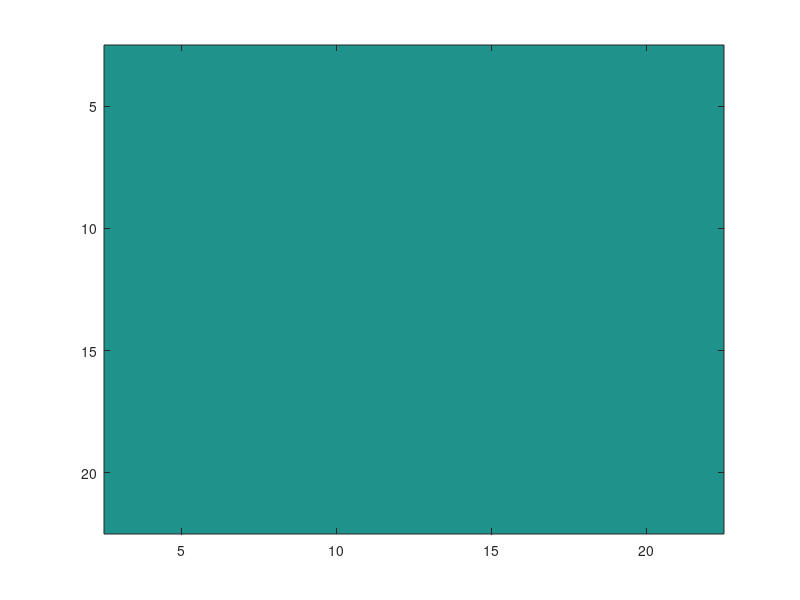

The MATLAB source for this figure: (Note: this script raises an error after producing the figure.)

% For a specified frequency band, loops through all sessions and counts the 
% number of times the p value for coherence or granger passes (< 0.05) for 
% all channel pairs. Heatmap is generated to visualize the spatial
% distribution of the channel pairs that significantly modulated by context 

%% Define data

Frequency_Band  = 'beta';               % 'theta', 'alpha', 'beta', 'gamma', 'highGamma'
Statistic       = 'Coherence';             % 'Granger' or 'Coherence'
animals         = {'MrCassius'};         % 'MrCassius' and/or 'MrM'

rootdir  = 'D:\03_Cohen_Lab\01_Top_Down_Coherence_Project\00_DATA\zz_MetaData\2024_07_24_Analysis';
sessions = dir(fullfile(rootdir, '19*'));

if strcmp(Statistic, 'Coherence')
    ChanPair_Array_Coh    = zeros(20,20);   % used to store passing p-value count for coherence
elseif strcmp(Statistic, 'Granger')
    ChanPair_Array_PFC_AC = zeros(20,20);   % used to store passing p-value count for granger (bidirectional)
    ChanPair_Array_AC_PFC = zeros(20,20);
end

for i = 1:length(sessions)

    RecDate = sessions(i).name;

    for j = 1:length(animals)

        Animal = animals{j};
        Epoch  = 'testToneOnset';   % Epoch  = 'testToneOnset'; 'preCueOnset'

        if exist(fullfile(rootdir, RecDate, Animal), 'dir') % if the session has the animal (one animal per session)
            if strcmp(Statistic, 'Coherence')
                files = dir(fullfile(rootdir, RecDate, Animal, extractBefore(Epoch, 'Onset'), ['*' Frequency_Band '*Coh_data.mat']));
            elseif strcmp(Statistic, 'Granger')
                files = dir(fullfile(rootdir, RecDate, Animal, extractBefore(Epoch, 'Onset'), ['*' Frequency_Band '*Granger_data.mat']));
            end
        else
            continue;
        end

        if ~isempty(files)
            fprintf('Processing session %s: ', num2str(RecDate));
        end
        p_count = 0;
        for k = 1:length(files) % runs if there are any processed channel pairs in given frequency band
        
            file_name = files(k).name;

            % pull channel pair info from file name
            tokens = regexp(file_name, '(.*?)_', 'tokens');
            if isempty(tokens)
                continue;
            end

            Send_Cort   = tokens{4}{1}; 
            Send_Num    = tokens{5}{1};
            Rec_Cort    = tokens{6}{1};
            Rec_Num     = tokens{7}{1};

            Send_Chan   = [Send_Cort '_' Send_Num];
            Rec_Chan    = [Rec_Cort '_' Rec_Num];

            % pull all present data files for channel pair
            if strcmp(Statistic, 'Coherence')
                channel_files = dir(fullfile(rootdir, RecDate, Animal, extractBefore(Epoch, 'Onset'), [extractBefore(file_name, 'Coh') '*']));
            elseif strcmp(Statistic, 'Granger')
                channel_files = dir(fullfile(rootdir, RecDate, Animal, extractBefore(Epoch, 'Onset'), [extractBefore(file_name, 'Granger') '*']));
            end

            % check if Maris statistical test has been run on the channel pair yet (pair can have Coh_data/Granger_data file without
            % having statistical test results stored in that file since RunMaris_v3.m appends data from statistical test)
            if length(channel_files) ~= 15      % number of files for a channel pair is 15 after Maris runs
                continue;
            end
            
            % load p value of frequency band
            datadir = fullfile(rootdir, RecDate, Animal, extractBefore(Epoch, 'Onset'), file_name);

            if strcmp(Statistic, 'Coherence')
                % load in p-value
                load(datadir,'pvalue_c');
                pvalue_c = pvalue_c.(Frequency_Band);
    
                % increase passing p-value count at appropriate index if p-value < 0.05
                pfc_idx    = str2double(extractAfter(Send_Num, 'ch')) - 2;    % channels start at ch03
                ac_idx     = str2double(extractAfter(Rec_Num, 'ch')) - 2;     % adjust index to fit all pairs in 20x20 array
    
                if pvalue_c <= 0.05
                    ChanPair_Array_Coh(pfc_idx, ac_idx) = ChanPair_Array_Coh(pfc_idx, ac_idx) + 1;
                    p_count = p_count + 1;
                end

            elseif strcmp(Statistic, 'Granger')
                % load in p-value
                load(datadir,'pvalue_PFC_AC','pvalue_AC_PFC');
                pvalue_PFC_AC = pvalue_PFC_AC.(Frequency_Band);
                pvalue_AC_PFC = pvalue_AC_PFC.(Frequency_Band);
    
                % increase passing p-value count at appropriate index if p-value < 0.05
                pfc_idx    = str2double(extractAfter(Send_Num, 'ch')) - 2;    % channels start at ch03
                ac_idx     = str2double(extractAfter(Rec_Num, 'ch')) - 2;     % adjust index to fit all pairs in 20x20 array
    
                if pvalue_PFC_AC <= 0.05
                    ChanPair_Array_PFC_AC(pfc_idx, ac_idx) = ChanPair_Array_PFC_AC(pfc_idx, ac_idx) + 1;
                    p_count = p_count + 1;
                end
                if pvalue_AC_PFC <= 0.05
                    ChanPair_Array_AC_PFC(ac_idx, pfc_idx) = ChanPair_Array_AC_PFC(ac_idx, pfc_idx) + 1;
                    p_count = p_count + 1;
                end
            end
        end
        if ~isempty(files)
            disp([num2str(p_count) ' passing p-values found.']);
        end
    end
end

%% generate grid and diplot for coherence values 

if strcmp(Statistic, 'Coherence')

        figure;
        
        % configure grid
        s = [20 20]; % [y x]
        xrange = [3 22]; % imagesc only needs the endpoints
        yrange = [3 22];
        dx = diff(xrange)/(s(2)-1);
        dy = diff(yrange)/(s(1)-1);
        xg = linspace(xrange(1)-dx/2,xrange(2)+dx/2,s(2)+1);
        yg = linspace(yrange(1)-dy/2,yrange(2)+dy/2,s(1)+1);
        
        % plot heatmap
        imagesc(xrange,yrange,ChanPair_Array_Coh); hold on
        clim([0 10]);   % Set minimum color value to 0 and maximum to 10
        colorbar
        
        % adjust coloring
        hm = mesh(xg,yg,zeros(s+1));
        hm.FaceColor = 'none';
        hm.EdgeColor = 'k';
        
        title(['Distribution of Channel Pairs Significantly Modulated by Context', ':  ', Statistic, ':', Frequency_Band, ':', Animal]);
        xlabel('AC');
        ylabel('PFC');
       
        % plot digraph (coherence)
        
        % PFC to AC
        
        % create adjacency matrix (directional array representing edges/arrows in the resulting digraph)
        adj_matrix = zeros(40);  
        adj_matrix(1:20, 21:40) = ChanPair_Array_Coh;    % fill adjacency matrix at proper indices (1:20 are PFC channels; 21:40 are AC channels)
        adj_matrix = adj_matrix + eye(40);   % add self-loops to make sure all nodes appear if they have no edges/arrows
        
        % find the source nodes, target nodes, and weights ('find' is a Matlab function)
        [s, t, weights] = find(adj_matrix);
        
        % create digraph
        G = digraph(s, t, weights, 'omitselfloops');    % 'omitselfloops' to have self-looping edges not appear
        
        % plot digraph
        figure;
        labels = [arrayfun(@(x) sprintf('PFC %d', x), 3:22, 'UniformOutput', false), ...    % labels nodes PFC 3, PFC 4,..., PFC 22
                  arrayfun(@(x) sprintf('AC %d', x), 3:22, 'UniformOutput', false)];        % labels nodes AC 3, AC 4,..., AC 22
        
        h = plot(G, 'NodeLabel', labels, 'Layout', 'layered','ArrowSize', 0);
        
        % adjust edge thickness/color based on weights
        h.LineWidth = G.Edges.Weight; % use edge weights as line width
        for e = 1:height(G.Edges)
            if G.Edges.Weight(e) > 1
                highlight(h, 'Edges', e, 'EdgeColor', 'r');     % 'highlight' function changes edge color
            end
        end
        
        % color nodes and edges
        h.NodeColor = 'k'; % set node color to black
        h.MarkerSize = 7; % set node size
        
        % set node positions
        x_senders = ones(1, 20) * 1; % x = 1 for senders
        y_senders = linspace(20, 1, 20); % evenly spaced y positions for senders
        x_receivers = ones(1, 20) * 2; % x = 2 for receivers
        y_receivers = linspace(20, 1, 20); % evenly spaced y positions for receivers
        x = [x_senders, x_receivers];
        y = [y_senders, y_receivers];
        h.XData = x;
        h.YData = y;
        
        title(['Distribution of Channel Pairs Significantly Modulated by Context', ':  ', Statistic, '-', Frequency_Band, '-', Animal]);

end

%% generate grid and diplot for granger values in both directions  


if strcmp(Statistic, 'Granger')

        % PFC to AC
        
        figure;
        
        % configure grid
        s = [20 20]; % [y x]
        xrange = [3 22]; % imagesc only needs the endpoints
        yrange = [3 22];
        dx = diff(xrange)/(s(2)-1);
        dy = diff(yrange)/(s(1)-1);
        xg = linspace(xrange(1)-dx/2,xrange(2)+dx/2,s(2)+1);
        yg = linspace(yrange(1)-dy/2,yrange(2)+dy/2,s(1)+1);
        
        % plot heatmap
        imagesc(xrange,yrange,ChanPair_Array_PFC_AC); hold on
        colorbar
        
        % adjust coloring
        hm = mesh(xg,yg,zeros(s+1));
        hm.FaceColor = 'none';
        hm.EdgeColor = 'k';
        
        title(['Distribution of Channel Pairs Significantly Modulated by Context', ':  ', Statistic, '-', Frequency_Band, '-', Animal]);
        xlabel('AC');
        ylabel('PFC');
        
        % AC to PFC
        
        figure;
        
        % configure grid
        s = [20 20]; % [y x]
        xrange = [3 22]; % imagesc only needs the endpoints
        yrange = [3 22];
        a = rand(s);
        dx = diff(xrange)/(s(2)-1);
        dy = diff(yrange)/(s(1)-1);
        xg = linspace(xrange(1)-dx/2,xrange(2)+dx/2,s(2)+1);
        yg = linspace(yrange(1)-dy/2,yrange(2)+dy/2,s(1)+1);
        
        % plot heatmap
        hi = imagesc(xrange,yrange,ChanPair_Array_AC_PFC); hold on
        colorbar
        
        % adjust coloring
        hm = mesh(xg,yg,zeros(s+1));
        hm.FaceColor = 'none';
        hm.EdgeColor = 'k';
        
        title(['Distribution of Channel Pairs Significantly Modulated by Context', ':  ', Statistic, '-', Frequency_Band, '-', Animal]);
        xlabel('PFC');
        ylabel('AC');
        
        % plot digraph (granger)
        
        % PFC to AC
        
        % create adjacency matrix (directional array representing edges/arrows in the resulting digraph)
        adj_matrix = zeros(40);  
        adj_matrix(1:20, 21:40) = ChanPair_Array_PFC_AC;    % fill adjacency matrix at proper indices (1:20 are PFC channels; 21:40 are AC channels)
        adj_matrix = adj_matrix + eye(40);   % add self-loops to make sure all nodes appear if they have no edges/arrows
        
        % find the source nodes, target nodes, and weights ('find' is a Matlab function)
        [s, t, weights] = find(adj_matrix);
        
        % create digraph
        G = digraph(s, t, weights, 'omitselfloops');    % 'omitselfloops' to have self-looping edges not appear
        
        % plot digraph
        figure;
        labels = [arrayfun(@(x) sprintf('PFC %d', x), 3:22, 'UniformOutput', false), ...    % labels nodes PFC 3, PFC 4,..., PFC 22
                  arrayfun(@(x) sprintf('AC %d', x), 3:22, 'UniformOutput', false)];        % labels nodes AC 3, AC 4,..., AC 22
        
        h = plot(G, 'NodeLabel', labels, 'Layout', 'layered');
        
        % adjust edge thickness/color based on weights
        h.LineWidth = G.Edges.Weight; % use edge weights as line width
        for e = 1:height(G.Edges)
            if G.Edges.Weight(e) > 1
                highlight(h, 'Edges', e, 'EdgeColor', 'r');     % 'highlight' function changes edge color
            end
        end
        
        % color nodes and edges
        h.NodeColor = 'k'; % set node color to black
        h.MarkerSize = 7; % set node size
        
        % set node positions
        x_senders = ones(1, 20) * 1; % x = 1 for senders
        y_senders = linspace(20, 1, 20); % evenly spaced y positions for senders
        x_receivers = ones(1, 20) * 2; % x = 2 for receivers
        y_receivers = linspace(20, 1, 20); % evenly spaced y positions for receivers
        x = [x_senders, x_receivers];
        y = [y_senders, y_receivers];
        h.XData = x;
        h.YData = y;
        
       title(['Distribution of Channel Pairs Significantly Modulated by Context', ':  ', Statistic, '-', Frequency_Band, '-', Animal]);
    
        % AC to PFC
        
        adj_matrix = zeros(40);  % create adjacency matrix
        adj_matrix(1:20, 21:40) = ChanPair_Array_AC_PFC;
        adj_matrix = adj_matrix + eye(40);   % add self-loops to make sure all nodes appear even without an edge
        
        % Find the source nodes, target nodes, and weights
        [s, t, weights] = find(adj_matrix);
        
        % Create the digraph
        G = digraph(s, t, weights, 'omitselfloops');
        
        % Plot the digraph
        figure;
        labels = [arrayfun(@(x) sprintf('AC %d', x), 3:22, 'UniformOutput', false), ...
                  arrayfun(@(x) sprintf('PFC %d', x), 3:22, 'UniformOutput', false)];
        
        h = plot(G, 'NodeLabel', labels, 'Layout', 'layered');
        
        % Adjust edge thickness/color based on weights
        h.LineWidth = G.Edges.Weight; % Use edge weights as line width
        for e = 1:height(G.Edges)
            if G.Edges.Weight(e) > 1
                highlight(h, 'Edges', e, 'EdgeColor', 'r');
            end
        end
        
        % Color nodes and edges
        h.NodeColor = 'k'; % Set node color to black
        % h.EdgeColor = 'b';
        h.MarkerSize = 7; % Set node size
        
        % Set the node positions
        x_senders = ones(1, 20) * 1; % x = 1 for senders
        y_senders = linspace(20, 1, 20); % evenly spaced y positions for senders
        x_receivers = ones(1, 20) * 2; % x = 2 for receivers
        y_receivers = linspace(20, 1, 20); % evenly spaced y positions for receivers
        x = [x_senders, x_receivers];
        y = [y_senders, y_receivers];
        h.XData = x;
        h.YData = y;
        
        title(['Distribution of Channel Pairs Significantly Modulated by Context', ':  ', Statistic, '-', Frequency_Band, '-', Animal]);
end
